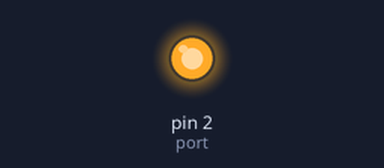
Recording of a sketch running on a simulated Arduino Uno, built with avr-gcc and run on an emulated ATmega328P. On the bench: output pins drawn as LEDs (lit = HIGH).

Above: at 0.1 s.
Timing chart, 0 to 1.6 s (numbered marks = the images above):
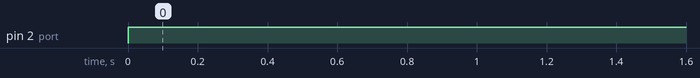

Measured:
- by itself, pin 2 (port): LOW → HIGH at 0.00 s

The sketch:

operaton_arduino_project.ino
```cpp
int port = 2;

void setup() {
  // put your setup code here, to run once:
  pinMode(port, OUTPUT);
}

void loop() {
  // put your main code here, to run repeatedly:
  digitalWrite(port, HIGH); // Have pin number 10 always on

}
```
